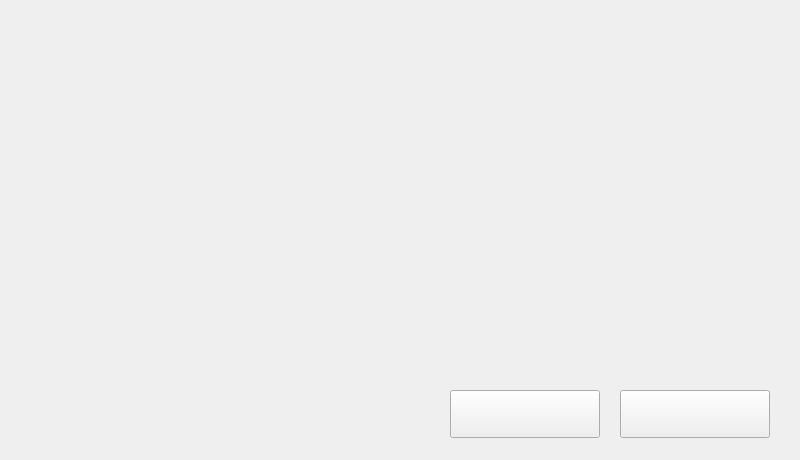
<?xml version="1.0" encoding="UTF-8"?>
<ui version="4.0">
 <class>Widget</class>
 <widget class="QWidget" name="Widget">
  <property name="geometry">
   <rect>
    <x>0</x>
    <y>0</y>
    <width>800</width>
    <height>460</height>
   </rect>
  </property>
  <property name="minimumSize">
   <size>
    <width>800</width>
    <height>460</height>
   </size>
  </property>
  <property name="maximumSize">
   <size>
    <width>800</width>
    <height>460</height>
   </size>
  </property>
  <property name="windowTitle">
   <string>Widget</string>
  </property>
  <widget class="QPushButton" name="StartButton">
   <property name="geometry">
    <rect>
     <x>450</x>
     <y>390</y>
     <width>150</width>
     <height>48</height>
    </rect>
   </property>
   <property name="minimumSize">
    <size>
     <width>150</width>
     <height>48</height>
    </size>
   </property>
   <property name="maximumSize">
    <size>
     <width>150</width>
     <height>48</height>
    </size>
   </property>
   <property name="text">
    <string/>
   </property>
  </widget>
  <widget class="QPushButton" name="CloseButton">
   <property name="geometry">
    <rect>
     <x>620</x>
     <y>390</y>
     <width>150</width>
     <height>48</height>
    </rect>
   </property>
   <property name="minimumSize">
    <size>
     <width>150</width>
     <height>48</height>
    </size>
   </property>
   <property name="maximumSize">
    <size>
     <width>150</width>
     <height>48</height>
    </size>
   </property>
   <property name="text">
    <string/>
   </property>
  </widget>
 </widget>
 <resources/>
 <connections/>
</ui>
